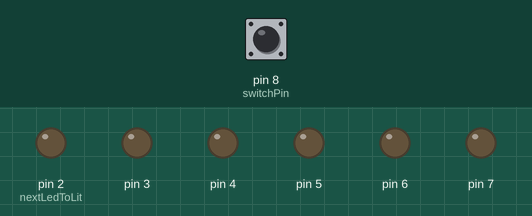
Simulated run of this sketch. Board: Arduino Uno, built with avr-gcc and run on an emulated ATmega328P. Parts: output pins drawn as LEDs (lit = HIGH). Inputs (shaded band) come from the test bench; at power-on: pin 8 (switchPin) LOW.

Above: at 2.8 s.
2.9 s: pin 8 (switchPin) pulled HIGH for 1 s
At 7.9 s:
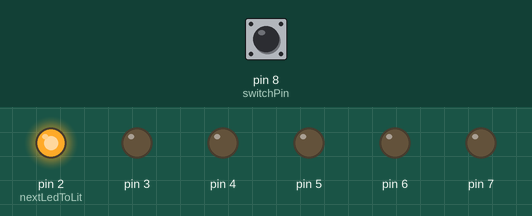
20.4 s: pin 8 (switchPin) pulled HIGH for 0.15 s
At 27.0 s:
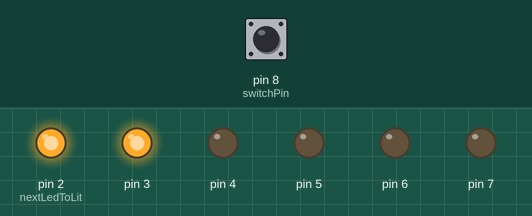
40.0 s: pin 8 (switchPin) pulled LOW for 1 s
At 42.2 s:
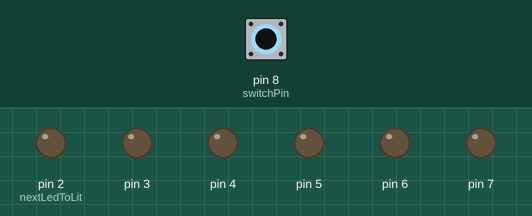
Timing chart, 0 to 43.5 s (numbered marks = the images above; inputs shaded):
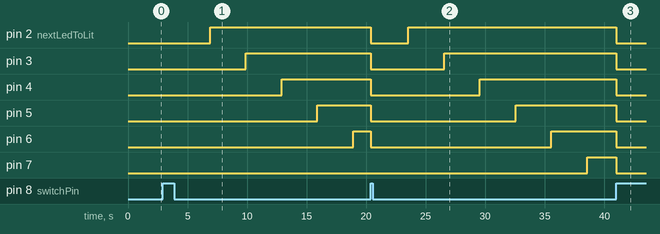

Measured:
- after the input at 2.9 s, pin 2 (nextLedToLit): LOW → HIGH after 4.0 s instead of 0.10 s; pin 3: LOW → HIGH after 7.0 s instead of 3.1 s; pin 4: LOW → HIGH after 10.0 s instead of 6.1 s; pin 5: LOW → HIGH after 13.0 s instead of 9.1 s; pin 6: LOW → HIGH after 16.0 s instead of 12.1 s
- after the input at 20.4 s, pin 2 (nextLedToLit): HIGH → LOW at once, → HIGH 3.2 s later; pin 3: HIGH → LOW at once, → HIGH 6.2 s later; pin 4: HIGH → LOW at once, → HIGH 9.2 s later; pin 5: HIGH → LOW at once, → HIGH 12.2 s later; pin 6: HIGH → LOW at once, → HIGH 15.2 s later
- after the input at 40.0 s, pin 2 (nextLedToLit), pin 3–7: HIGH → LOW after 1.0 s

The sketch:

project8.ino
```cpp
// lutningsbrytaren på pinne nr
const int switchPin = 8;
// tidpunkten då en diod tändes senast
// eller tiden för omstart om timglaset vänds
unsigned long previousTime = 0;
// nuvarande värde på tilt switch i loopen
// 0 eller 1,
// av eller på,
// upp eller upp och ner
int switchState = 0;
// föregående värde på tilt switch i loopen
int previousSwitchState = 0;
// vilken led ska tändas härnäst
int nextLedToLit = 2;
// tid från att en diod tänds tills nästa tänds
long interval = 3000;

void setup() {
  // använd följande pinnar till dioder
  // 2, 3, ... , 7
  int ledPin = 2;
  while( ledPin < 8)
  {
    pinMode(ledPin, OUTPUT);
    digitalWrite(ledPin, LOW);
    ledPin = ledPin + 1;
  }
  // pinne för att läsa tilt switch
  pinMode(switchPin, INPUT);

}

void loop() {
  unsigned long currentTime = millis();
  // har det gått så lång tid att nästa diod ska tändas
  if (currentTime - previousTime > interval)
  {
    // minns nuvarande tid
    previousTime = currentTime;
    // tänd nästa diod
    digitalWrite(nextLedToLit, HIGH);
    // berätta vilken diod som ska tändas härnäst
    nextLedToLit = nextLedToLit + 1;
    if (nextLedToLit == 7)
    {
      // sista lysdioden tänds
      // låt dioderna blinka på något roligt vis
      // t.ex. de tänds och släcks en efter en några gånger

      // skriv koden själv
    }
  }
  // läs läget på tilt switch
  switchState = digitalRead(switchPin);
  // Om tilt switch:ens läge har ändrats,
  // så nollställ
  if (switchState != previousSwitchState)
  {
    int ledPin = 2;
    // släck alla dioder
    while(ledPin < 8)
    {
      digitalWrite(ledPin, LOW);
      ledPin = ledPin + 1;
    }
    // första dioden som ska tändas
    nextLedToLit = 2;
    // minns nuvarande tid
    previousTime = currentTime;
  }

}
```
